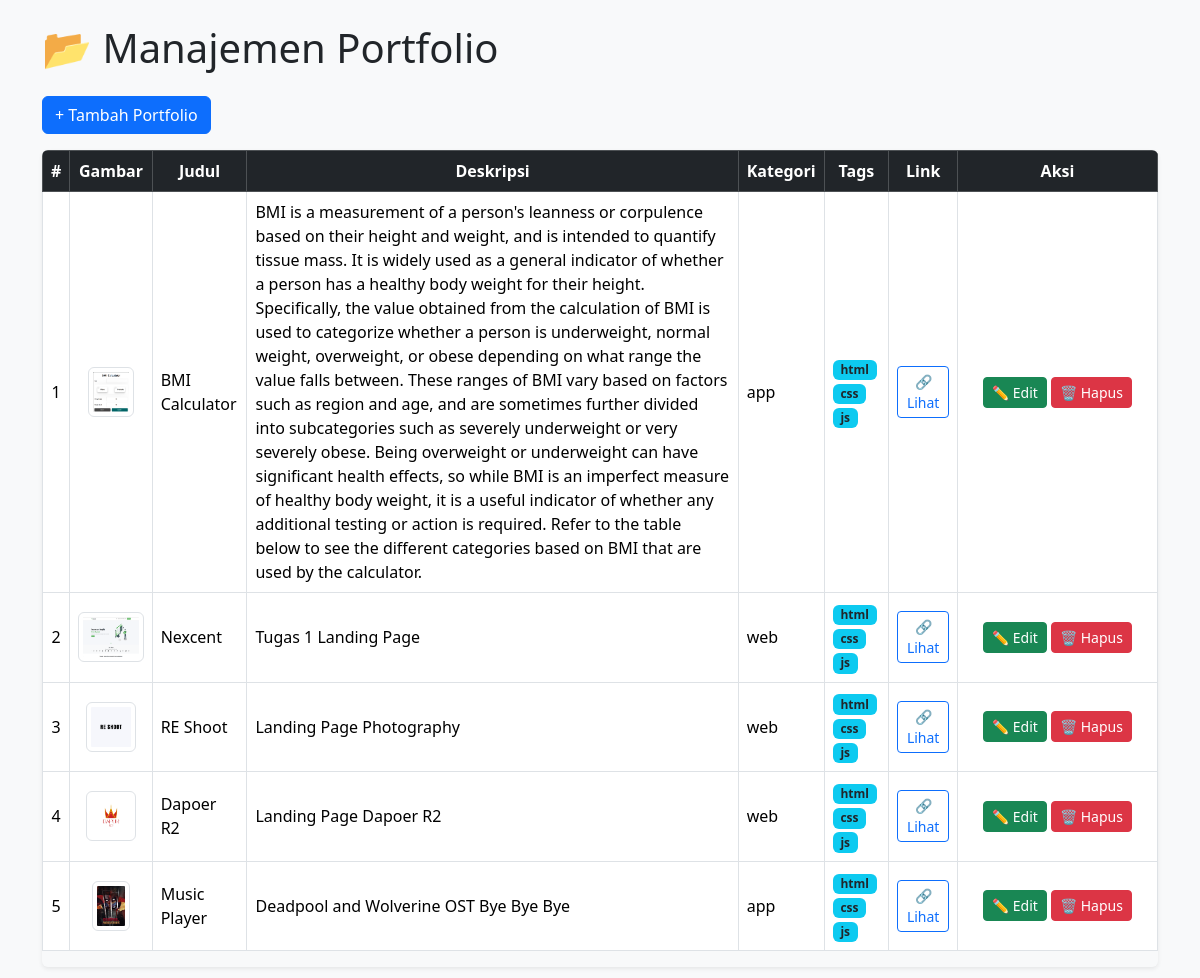
Screenshot of /admin/content/portfolio.php with the database file from the repository.
### tables this page shows
CREATE TABLE `portfolio` (
  `id` int(11) NOT NULL,
  `title` varchar(255) NOT NULL,
  `category` enum('app','card','web') NOT NULL,
  `description` text NOT NULL,
  `image` varchar(255) DEFAULT NULL,
  `link` varchar(255) DEFAULT NULL,
  `tags` varchar(255) DEFAULT NULL,
  `created_at` timestamp NOT NULL DEFAULT current_timestamp(),
  `updated_at` timestamp NOT NULL DEFAULT current_timestamp() ON UPDATE current_timestamp()
);

### admin/content/portfolio.php (the view, shortened to what this page needs)
<?php
include 'koneksi.php';
$portfolio = mysqli_query($koneksi, "SELECT * FROM portfolio ORDER BY id DESC");
?>
<!doctype html>
<html lang="id">
<head>
    <link rel="stylesheet" href="https://cdn.jsdelivr.net/npm/bootstrap@5.3.2/dist/css/bootstrap.min.css">
</head>
<body class="bg-light">
    <div class="container py-4">
        <h1 class="mb-4">📂 Manajemen Portfolio</h1>
        <div class="d-flex justify-content-between align-items-center mb-3">
            <a href="?page=tambah-portfolio" class="btn btn-primary">+ Tambah Portfolio</a>
        </div>
        <div class="table-responsive shadow-sm rounded">
            <table class="table table-bordered table-hover align-middle">
                <thead class="table-dark text-center">
                    <tr>
                        <th>#</th>
                        <th>Gambar</th>
                        <th>Judul</th>
                        <th>Deskripsi</th>
                        <th>Kategori</th>
                        <th>Tags</th>
                        <th>Link</th>
                        <th style="width:200px">Aksi</th>
                    </tr>
                </thead>
                <tbody>
                    <?php $i = 1;
                    if (mysqli_num_rows($portfolio) > 0): ?>
                        <?php while ($row = mysqli_fetch_assoc($portfolio)): ?>
                            <tr>
                                <td class="text-center"><?= $i++ ?></td>
                                <td class="text-center">
                                    <?php if (!empty($row['image']) && file_exists(__DIR__ . "/../uploads/" . $row['image'])): ?>
                                        <img src="uploads/<?= htmlspecialchars($row['image']) ?>" class="img-thumbnail" style="height:50px">
                                    <?php else: ?>
                                        <span class="text-muted">Tidak ada</span>
                                    <?php endif; ?>
                                </td>
                                <td><?= htmlspecialchars($row['title']) ?></td>
                                <td><?= htmlspecialchars($row['description']) ?></td>
                                <td><?= htmlspecialchars($row['category']) ?></td>
                                <td>
                                    <?php if (!empty($row['tags'])): ?>
                                        <?php foreach (explode(',', $row['tags']) as $tag): ?>
                                            <span class="badge bg-info text-dark"><?= htmlspecialchars(trim($tag)) ?></span>
                                        <?php endforeach; ?>
                                    <?php else: ?>
                                        <span class="text-muted">-</span>
                                    <?php endif; ?>
                                </td>
                                <td class="text-center">
                                    <?php if (!empty($row['link'])): ?>
                                        <a href="<?= htmlspecialchars($row['link']) ?>" target="_blank" class="btn btn-outline-primary btn-sm">🔗
                                            Lihat</a>
                                    <?php else: ?>
                                        <span class="text-muted">-</span>
                                    <?php endif; ?>
                                </td>
                                <td class="text-center">
                                    <a href="?page=tambah-portfolio&edit=<?= intval($row['id']) ?>" class="btn btn-success btn-sm">✏ Edit</a>
                                    <a href="?page=portfolio&del=<?= $row['id'] ?>" class="btn btn-danger btn-sm"
                                        onclick="return confirm('Yakin ingin menghapus data ini?')">🗑 Hapus</a>
                                </td>
                            </tr>
                        <?php endwhile; ?>
                    <?php else: ?>
                        <tr>
                            <td colspan="8" class="text-center text-muted">Belum ada data portfolio</td>
                        </tr>
                    <?php endif; ?>
                </tbody>
            </table>
        </div>
    </div>
</body>
</html>

### rows the page displays
portfolio: image (picture), title "BMI Calculator", description "BMI is a measurement of a person's leanness or corpulence based on their height and weight, and is intended to quantify tissue mass. It is widely used as a general indicator of whether a person has a healthy body weight for their height. Specifically, the value obtained from the calculation of BMI is used to categorize whether a person is underweight, normal weight, overweight, or obese depending on what range the value falls between. These ranges of BMI vary based on factors such as region and age, and are sometimes further divided into subcategories such as severely underweight or very severely obese. Being overweight or underweight can have significant health effects, so while BMI is an…", category "app", tags "html", tags "css", tags "js"
portfolio: image (picture), title "Nexcent", description "Tugas 1 Landing Page", category "web", tags "html", tags "css", tags "js"
portfolio: image (picture), title "RE Shoot", description "Landing Page Photography", category "web", tags "html", tags "css", tags "js"
portfolio: image (picture), title "Dapoer R2", description "Landing Page Dapoer R2", category "web", tags "html", tags "css", tags "js"
portfolio: image (picture), title "Music Player", description "Deadpool and Wolverine OST Bye Bye Bye", category "app", tags "html", tags "css", tags "js"
